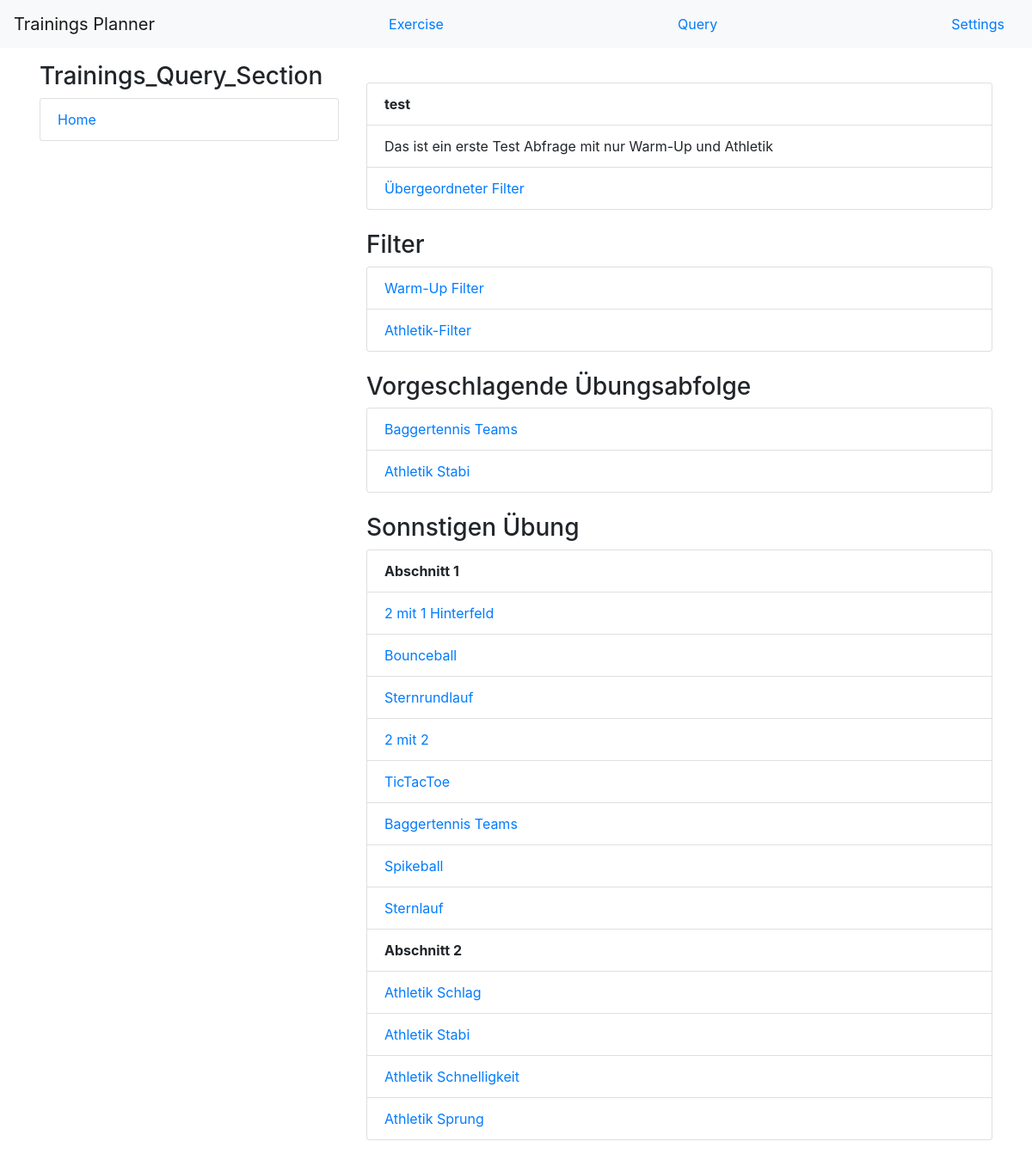
Page /trainings_planner/trainings_query/1/ on the committed database.
### training_planner/models.py (models this page shows, shortened)
class TrainingsQuery(models.Model):
    name = models.CharField(max_length=200)
    description = models.CharField(max_length=2000, blank=True)
    generall_exercise_query = models.ForeignKey(ExerciseQuery, related_name='+', on_delete=models.CASCADE)
    exercise_queries = models.ManyToManyField(ExerciseQuery, related_name='+', through=ExerciseQueryPlacement,
                                              blank=True)
    value_queries = models.ManyToManyField(ValueUnit, related_name='+', through=TrainingsValueQuery, blank=True)
    def accept_exercise_sequence(self, sequence):
        value_query: TrainingsValueQuery
        for value_query in self.trainingsvaluequery_set.all():
            if not value_query.accept_exercise_sequence(sequence):
                return False
        return True
    def query_set(self):
        possible_exercises = [
            list(exerciseQueryPlacement.exercise_query.query_set(self.generall_exercise_query.query_set()))
            for exerciseQueryPlacement in self.exercisequeryplacement_set.order_by('placement')]
        choices=[]
        choices = [random.choice(list) for list in possible_exercises]
        product = itertools.product(*possible_exercises)
        data = []
        for sequence in product:
            data.append((self.accept_exercise_sequence(sequence), sequence))
        data = {'possible_choices': possible_exercises, 'choices': choices, 'data': data}
        return data

class ExerciseQuery(models.Model):
    name = models.CharField(max_length=200)
    description = models.CharField(max_length=2000, blank=True)
    value_queries = models.ManyToManyField(ValueUnit, through=ValueQuery, blank=True)
    range_queries = models.ManyToManyField(RangeUnit, through=RangeQuery, blank=True)
    category_queries = models.ManyToManyField(CategoryOption, blank=True)
    number_of_exercises = models.PositiveIntegerField(default=1)
    def get_absolute_url(self):
        return reverse('training_planner:exercise_query_details', args=[self.pk])
    def query_set(self, result=Exercise.objects.all()):
        result = list(filter(lambda exercise: exercise.fitToCategories(self.category_queries.all()), result))
        for rangequery in self.rangequery_set.all():
            result = list(filter(lambda exercise: exercise.fitToRangeQuery(rangequery), result))
        for valuequery in self.valuequery_set.all():
            result = list(filter(lambda exercise: exercise.fitToValueQuery(valuequery), result))
        return result

class Exercise(models.Model):
    name = models.CharField(max_length=200)
    description = models.CharField(max_length=2000, blank=True)
    values = models.ManyToManyField(ValueUnit, through=Value, blank=True)
    ranges = models.ManyToManyField(RangeUnit, through=Range, blank=True)
    categories = models.ManyToManyField(CategoryOption, blank=True)
    def get_absolute_url(self):
        return reverse('training_planner:exercise_details', args=[self.pk])
    def fitToCategories(self, categories) -> object:
        for category in Category.objects.all():
            category_options = self.categories.filter(category__exact=category)
            category_queries = categories.filter(category__exact=category)
            cat = False
            if category_queries:
                for category_option in category_options:
                    if category_option in category_queries:
                        cat = True
                        break
                if not cat:
                    return False
        return True
    def fitToRangeQuery(self, rangeQ: RangeQuery):
        if self.range_set.filter(unit__exact=rangeQ.unit).exists():
            range = self.range_set.get(unit__exact=rangeQ.unit)
            if rangeQ.value:
                if range.maximum and rangeQ.value > range.maximum:
                    return False
                if range.minimum and rangeQ.value < range.minimum:
                    return False
                return True
            else:
                return True
        else:
            return True
    def fitToValueQuery(self, valueQ: ValueQuery):
        if self.value_set.filter(unit__exact=valueQ.unit).exists():
            value = self.value_set.get(unit__exact=valueQ.unit)
            if value.value:
                if valueQ.minimum and valueQ.minimum > value.value:
                    return False
                if valueQ.maximum and valueQ.maximum < value.value:
                    return False
                return True
            else:
                return True
        else:
            return True

### training_planner/models.py (called while the page is built)
    def accept_exercise_sequence(self, sequence):
        values = []
        for exercise in sequence:
            try:
                values.append(exercise.value_set.get(unit__exact=self.unit).value)
            except Value.DoesNotExist:
                pass
        if values:
            if self.function == TrainingsValueQuery.MEAN:
                result = statistics.mean(values)
            if self.function == TrainingsValueQuery.SUM:
                result = sum(values)
            return self.minimum <= result and self.maximum >= result
        else:
            return True

### training_planner/templates/training_planner/trainingsquery_detail.html
{% extends "training_planner/base_trainingsquery.html" %}
{% block content %}
<br>
<ul class="list-group">
     <li class="list-group-item"><b>{{trainingsquery.name}}</b></li>
    <li class="list-group-item">{{trainingsquery.description}}</li>
    <li class="list-group-item"><a href="{{trainingsquery.generall_exercise_query.get_absolute_url}}">Übergeordneter Filter</a></li>
</ul>
<br>
    <h3>Filter</h3>
    <ul class="list-group">
    {% for exercisequery in trainingsquery.exercise_queries.all %}
    <li class="list-group-item"><a href="{{exercisequery.get_absolute_url}}">{{ exercisequery.name }}</a></li>
    {% endfor %}
</ul>
<br>
<h3>Vorgeschlagende Übungsabfolge</h3>
<ul class="list-group">
    {% for exercise in trainingsquery.query_set.choices %}
    <li class="list-group-item"><a href="{{exercise.get_absolute_url}}">{{ exercise.name }}</a></li>
    {% endfor %}
</ul>
<br>
<h3>Sonnstigen Übung</h3>
<ul class="list-group">
    {% for exercisequery in trainingsquery.query_set.possible_choices %}
    <li class="list-group-item"><b>Abschnitt {{ forloop.counter }}</b></li>
    {% for exercise in exercisequery %}
    <li class="list-group-item"><a href="{{exercise.get_absolute_url}}">{{ exercise.name }}</a></li>
    {% endfor %}
    {% endfor%}
</ul>
{% endblock %}

### rows in the picture
TrainingsQuery: name "test", description "Das ist ein erste Test Abfrage mit nur Warm-Up und Athletik"
ExerciseQuery: name "Warm-Up Filter"
ExerciseQuery: name "Athletik-Filter"
Exercise: name "Baggertennis Teams"
Exercise: name "Athletik Stabi"
Exercise: name "2 mit 1 Hinterfeld"
Exercise: name "Bounceball"
Exercise: name "Sternrundlauf"
Exercise: name "2 mit 2"
Exercise: name "TicTacToe"
Exercise: name "Spikeball"
Exercise: name "Sternlauf"
Exercise: name "Athletik Schlag"
Exercise: name "Athletik Schnelligkeit"
Exercise: name "Athletik Sprung"
